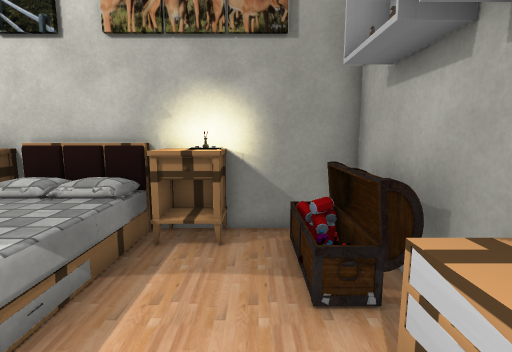
view 1 (above)

12 first-person views from a walk through a Unity game level. The camera is 1.4 m above the floor, tilts 8° down and sees 85° across. The floor is counted in squares, 0.58 m on a side. Each view is taken from the middle of a square. On the plan, view 1 faces up. The plan holds only what a view shows up to about 18 squares ahead; the rest is blank. The player character is not drawn. Some surface patterns are stand-ins.

view 2
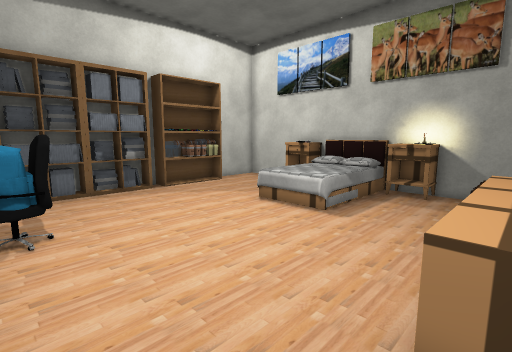

view 3
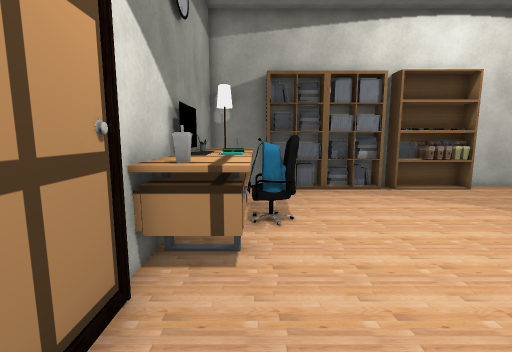

view 4
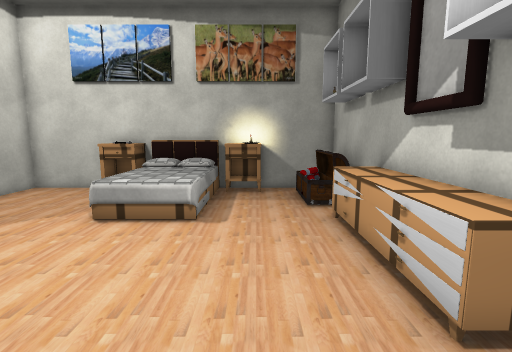

view 5
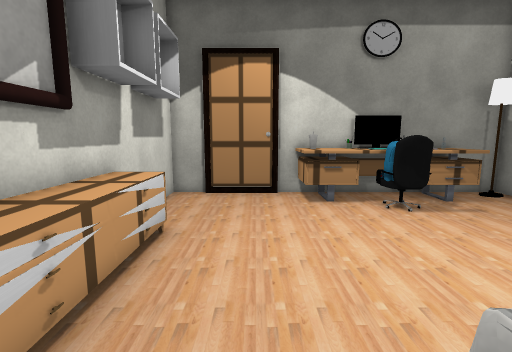

view 6
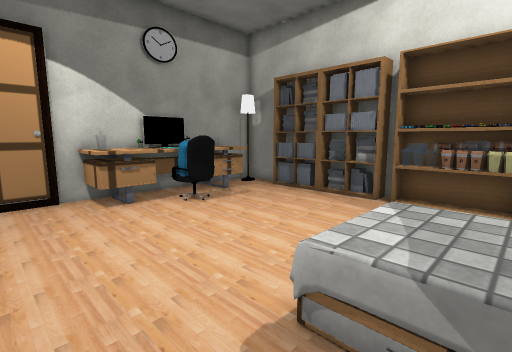

view 7
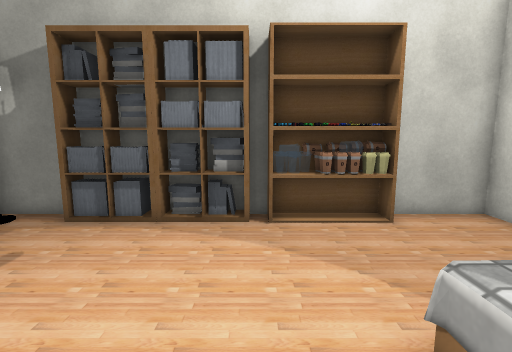

view 8
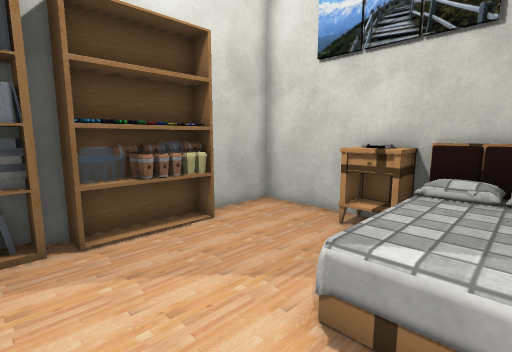

view 9
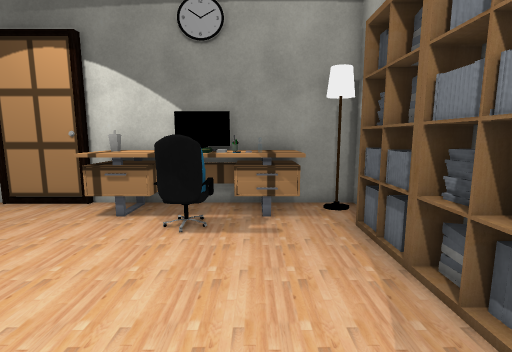

view 10
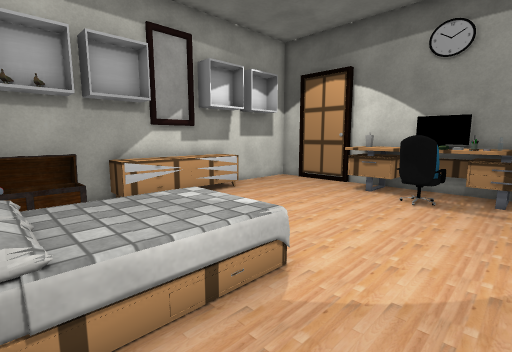

view 11
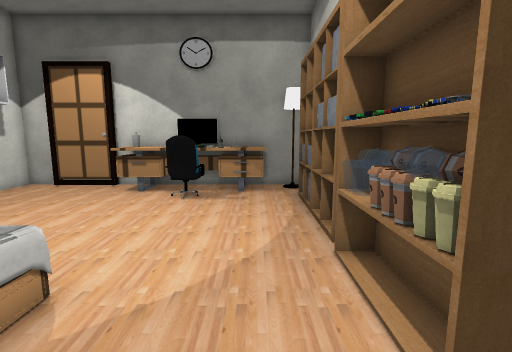

view 12
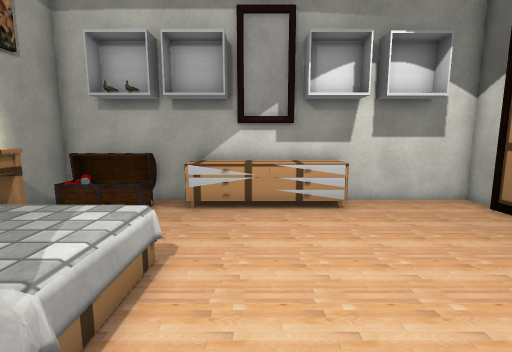

### Floor plan
Key: @ floor where view 1 was taken; # wall or solid block; . floor; ^ raised ledge; B bed; S shelf; C chest; R dresser; U cup; K books; H chair; O other object.
Columns run from 12 left of view 1 to 3 right of it. Each row starts with its distance up from view 1.
  7 ####^^#BBB^^####
  6 #....^BBBB^^.OS#
  5 #.....BBBB....C#
  4 #U....BBBB....C#
  3  U ...BBBB.... #
  2 UU ...BBBB...RR#
  1  O...........RR#
  0 K#..........@RR#
 -1 KK...........RR#
 -2 KK...........RR#
 -3 #K...........RR#
 -4 ##.............#
 -5 ##...HHH.......#
 -6 ##.^^#OH^^.....#
 -7 #O.^O#OO^U.....#
 -8 ###^^###^#######

Where each view was taken, in squares from view 1:
view 1: 0 up, 0 right, facing up
view 2: 6 down, 2 right, facing up-left
view 3: 6 down, 2 right, facing left
view 4: 6 down, 1 left, facing up
view 5: 4 up, 1 left, facing down
view 6: 4 up, 0 right, facing down-left
view 7: 0 up, 3 left, facing left
view 8: 1 down, 4 left, facing up-left
view 9: 2 up, 8 left, facing down
view 10: 6 up, 9 left, facing down-right
view 11: 6 up, 9 left, facing down
view 12: 0 up, 8 left, facing right
